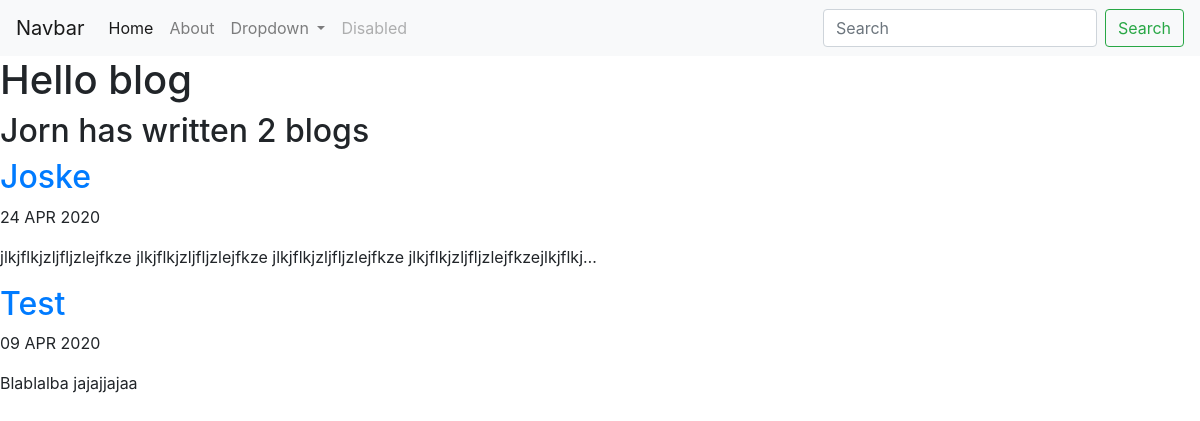
Screenshot of /blog/ with the database file from the repository.
### blog/models.py (models this page shows, shortened)
class Blog(models.Model):
    title = models.CharField(max_length=200)
    description = models.TextField()
    date = models.DateField()

### blog/views.py (the view)
# urls.py: path('', views.all_blogs, name='all_blogs'),
def all_blogs(request):
    blogs = Blog.objects.order_by('-date')
    return render(request, 'blog/all_blogs.html', {'blogs':blogs})

### blog/templates/blog/all_blogs.html
{% extends 'portfolio/base.html' %}
{% block content %}
  <h1>Hello blog</h1>
  <h2>Jorn has written {{ blogs.count }} blog{{ blogs.count|pluralize }}</h2>
  {% for blog in blogs %}
    <a href="{% url 'blog:detail' blog.id %}"><h2>{{ blog.title }}</h2></a>
    <p>{{ blog.date|date:'d M Y'|upper }}</p>
    <p>{{ blog.description|striptags|truncatechars:100 }}</p>
  {% endfor %}
{% endblock %}

### rows the page displays
Blog: title "Joske", date "24 APR 2020", description "jlkjflkjzljfljzlejfkze jlkjflkjzljfljzlejfkze jlkjflkjzljfljzlejfkze jlkjflkjzljfljzlejfkzejlkjflkj…"
Blog: title "Test", date "09 APR 2020", description "Blablalba jajajjajaa"

### other values shown
{{ blogs.count }} "2"
